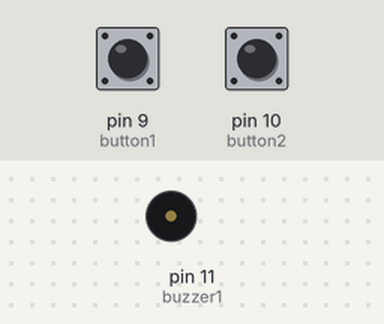
Bench run of a sketch on a simulated Arduino Uno, built with avr-gcc and run on an emulated ATmega328P. Parts: buzzer (waves = sounding, pin HIGH). The test bench sets the inputs (shaded band); at power-on: pin 10 (button2) LOW, pin 9 (button1) HIGH.

Above: at 1.2 s.
1.3 s: pin 10 (button2) pulled HIGH for 0.15 s
At 1.4 s:
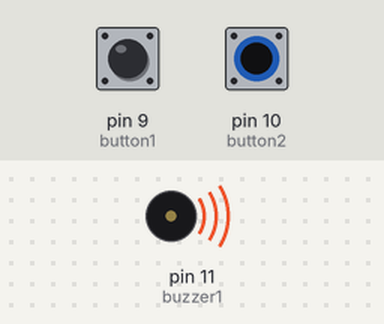
3.0 s: pin 10 (button2) pulled HIGH for 3.2 s
At 6.6 s:
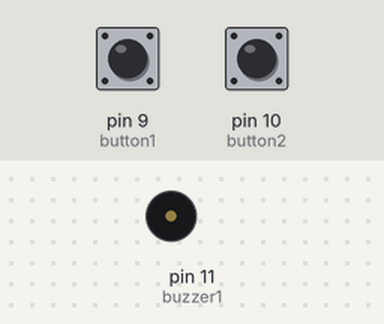
Timing chart, 0 to 8.1 s (numbered marks = the images above; inputs shaded):
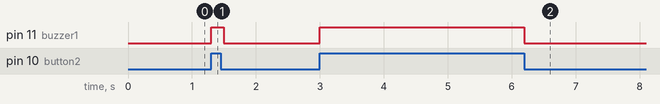

Measured:
- after the input at 1.3 s, pin 11 (buzzer1): LOW → HIGH at once, → LOW 0.20 s later
- after the input at 3.0 s, pin 11 (buzzer1): LOW → HIGH at once, → LOW 3.2 s later

The sketch:

Dual_Check_Alarm.ino
```cpp
// Wiring code generated from an ArduinoML model
// Application name: Dual-check alarm

long debounce = 200;

enum STATE {on, off};
STATE currentState = off;

boolean button1BounceGuard = false;
long button1LastDebounceTime = 0;

boolean button2BounceGuard = false;
long button2LastDebounceTime = 0;

long timerSinceNewState = millis();

void setup(){
  pinMode(9, INPUT);  // button1 [Sensor]
  pinMode(10, INPUT);  // button2 [Sensor]
  pinMode(11, OUTPUT); // buzzer1 [Actuator]
}

void loop() {
	switch(currentState){
		case on:
			digitalWrite(11,HIGH);
			button1BounceGuard = millis() - button1LastDebounceTime > debounce;
			button2BounceGuard = millis() - button2LastDebounceTime > debounce;
			if (digitalRead(9) == LOW || digitalRead(10) == LOW && button1BounceGuard && button2BounceGuard) {
				button1LastDebounceTime = millis();
				button2LastDebounceTime = millis();
				timerSinceNewState = millis();
				currentState = off;
			}
		break;
		case off:
			digitalWrite(11,LOW);
			button1BounceGuard = millis() - button1LastDebounceTime > debounce;
			button2BounceGuard = millis() - button2LastDebounceTime > debounce;
			if (digitalRead(9) == HIGH && digitalRead(10) == HIGH && button1BounceGuard && button2BounceGuard) {
				button1LastDebounceTime = millis();
				button2LastDebounceTime = millis();
				timerSinceNewState = millis();
				currentState = on;
			}
		break;
	}
}
```
